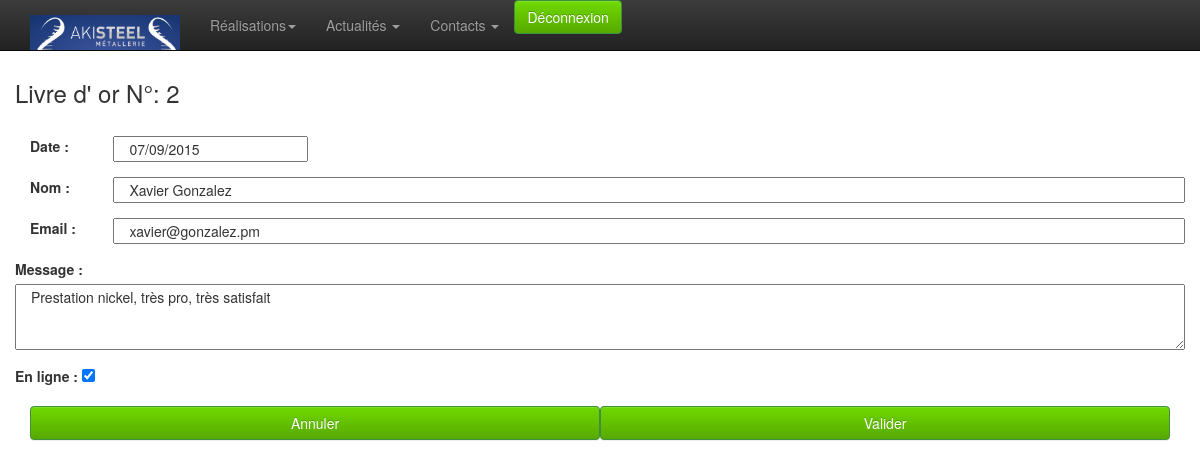
The app's page /admin/livre_dor/edition.php?id=2 (signed in) with its own data.
### tables this page shows
CREATE TABLE `goldbook` (
  `id` int(11) NOT NULL AUTO_INCREMENT,
  `date` datetime NOT NULL,
  `nom` varchar(250) DEFAULT NULL,
  `email` varchar(100) DEFAULT NULL,
  `message` text,
  `online` tinyint(4) NOT NULL DEFAULT '0',
  PRIMARY KEY (`id`)
);

### admin/classes/StorageManager.php (called while the page is built, shortened)
<?php
class StorageManager{
	protected function dbConnect() {
		try {
			$this->mysqli = new mysqli ( DBHOST, DBUSER, DBPASSWD, DBNAME ) ;
		} catch (Exception $e) {
			throw new Exception("Erreur Connexion DB ". $e->getMessage());
		}
	}
}
?>

### admin/classes/Goldbook.php (called while the page is built, shortened)
<?php
require_once("StorageManager.php");
class Goldbook extends StorageManager {
	public function goldbookGet($id){
		if (!isset($id)){
			$requete = "SELECT * FROM `goldbook` ORDER BY `date` DESC" ;
		} else {
			$requete = "SELECT * FROM `goldbook` WHERE id=". $id ." ORDER BY `date` DESC" ;
		}
		$new_array = null;
		$result = mysqli_query($this->mysqli,$requete);
		while( $row = mysqli_fetch_assoc( $result)){
			$new_array[] = $row;
		}
		return $new_array;
	}
}

### admin/classes/utils.php (called while the page is built, shortened)
<?
	function traitement_datetime_affiche($date) {
		if ( $date != "" ) {
			$tab = explode(" ", $date);
			$tab2 = explode("-", $tab[0]);
		   	return $tab2[2] . "/" . $tab2[1] . "/" . $tab2[0] ;
		}
		else
			return "";
	}
?>

### admin/livre_dor/edition.php (the view, shortened to what this page needs)
<? include_once ( $_SERVER['DOCUMENT_ROOT'] . "/admin/classes/utils.php" );?>
<?
	require $_SERVER['DOCUMENT_ROOT'] . "/admin/classes/Goldbook.php";
	if (!empty($_GET)){
		$goldbook = new Goldbook();
		$result = $goldbook->goldbookGet($_GET['id']);
		if (empty($result)) {
			$message = 'Aucun enregistrements';
		} else {
			$labelTitle= 	'Livre d\' or N°: '. $_GET['id'];
			$date_goldbook= traitement_datetime_affiche($result[0]['date']);
			$nom=  			$result[0]['nom'];
			$email=  		$result[0]['email'];
			$message= 		$result[0]['message'];
			if($result[0]['online']=='1') {
				$online = 'checked';
			} else {
				$online = '';
			}
		}
	}
?>
<!doctype html>
<html class="no-js" lang="fr">
	<head>
		<? include_once $_SERVER['DOCUMENT_ROOT'] . "/admin/inc-meta.php";?>
	</head>
	<body>
		<? require_once $_SERVER['DOCUMENT_ROOT'] . "/admin/inc-menu.php";?>
		<div class="container">
			<div class="row">
				<h3><?=$labelTitle?></h3><br>
				<div class="col-xs-12 col-sm-12 col-md-12">
					<form name="formulaire" class="form-horizontal" method="POST"  action="../formprocess.php">
						<div class="form-group" >
							<label class="col-sm-1" >Date :</label>
						    <input class="col-sm-2" type="text" name="datepicker" required id="datepicker" value="<?php echo $date_goldbook?>" >
						</div>
						<div class="form-group" >
							<label class="col-sm-1" for="titre">Nom :</label>
						    <input type="text" class="col-sm-11" name="name" required  value="<?php echo $nom ?>">
						</div>
						<div class="form-group" >
							<label class="col-sm-1" for="titre">Email :</label>
						    <input type="text" class="col-sm-11" name="email" required  value="<?php echo $email ?>">
						</div>
						<div class="form-group" >
							<label for="accroche">Message :</label><br>
			           		<textarea class="col-sm-12"  name="message" required id="accroche" rows="3" ><?php echo $message ?></textarea>
			            </div>
						<div class="form-group" >
							<label for="titre">En ligne :</label>
						    <input type="checkbox" name="online" <?php echo  $online ?>>
						</div>
			            <button class="btn btn-success col-sm-6 annuler" type="button"> Annuler </button>
			            <button class="btn btn-success col-sm-6" type="submit" class="btn btn-default"> Valider </button>
			        </form>
				</div>
			</div>
		</div>
	</body>
</html>

### admin/css/style.css (style rules this page uses)
body { padding-top: 60px; padding-bottom: 40px; }
.btn-success { background-color: #57a900; background-image: -moz-linear-gradient(top, #70d900, #57a900); background-image: -ms-linear-gradient(top, #70d900, #57a900); background-image: -webkit-gradient(linear, 0 0, 0 100%, from(#70d900), to(#57a900)); background-image: -webkit-linear-gradient(top, #70d900, #57a900); background-image: -o-linear-gradient(top, #70d900, #57a900); background-image: linear-gradient(top, #70d900, #57a900); filter: progid:DXImageTransform.Microsoft.gradient(startColorstr='#70d900', endColorstr='#57a900', GradientType=0); }

### records on screen
goldbook: datepicker "07/09/2015", name "Xavier Gonzalez", email "xavier@gonzalez.pm", message "Prestation nickel, très pro, très satisfait"

### other values on screen
$labelTitle "Livre d' or N°: 2"
